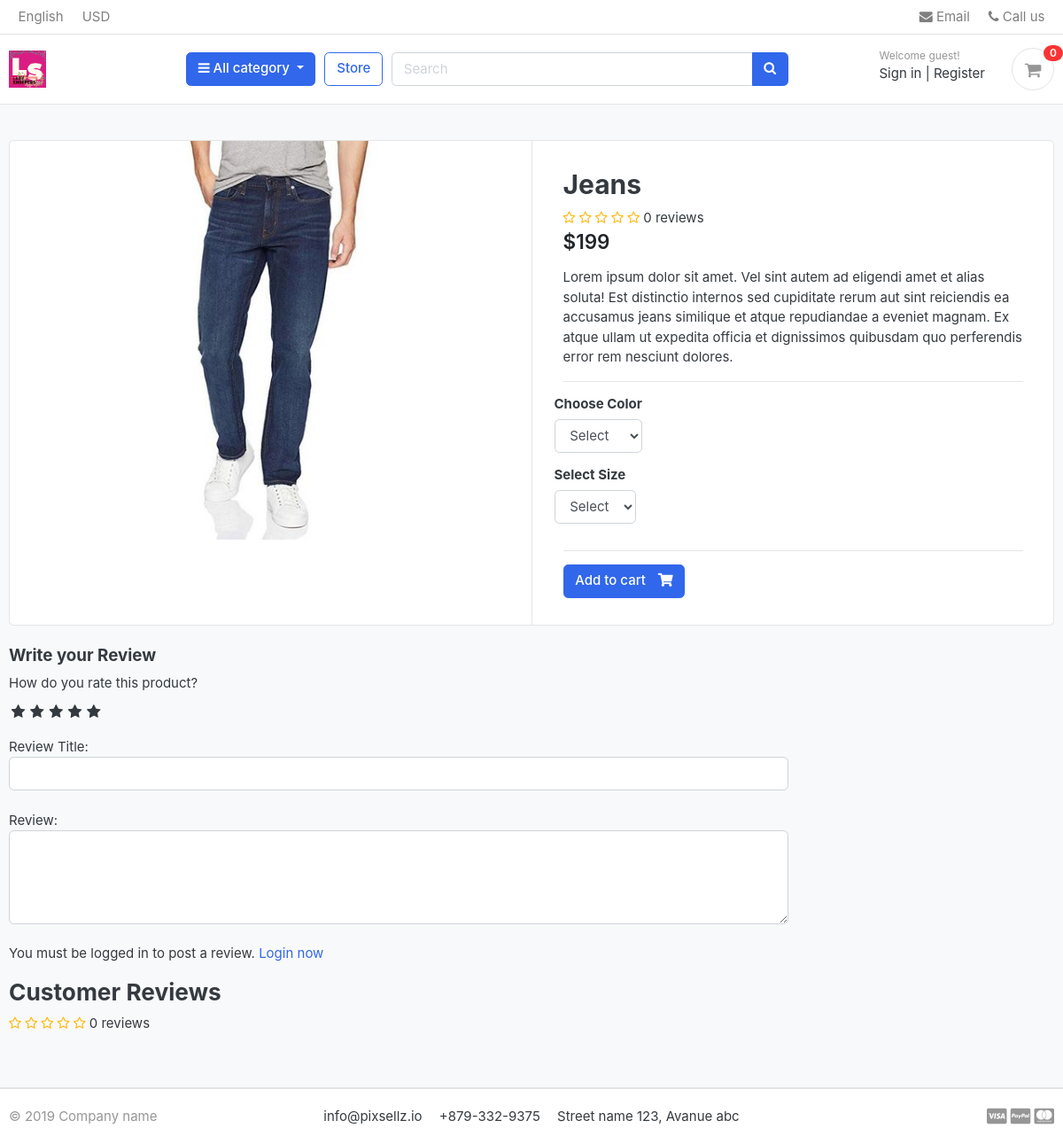
/store/category/shirts/jeans/, run on the app's committed database.
### store/models.py (models this page shows, shortened)
class Product(models.Model):
    product_name    = models.CharField(max_length=200, unique=True)
    slug            = models.SlugField(max_length=200, unique=True)
    description     = models.TextField(max_length=500, blank=True)
    price           = models.IntegerField()
    Images          = models.ImageField(upload_to='photos/products',)
    stock           = models.IntegerField()
    is_available    = models.BooleanField(default=True)
    category        = models.ForeignKey(Category, on_delete=models.CASCADE)
    created_date    = models.DateTimeField(auto_now_add=True)
    modified_date   = models.DateTimeField(auto_now=True)
    def averageReview(self):
        reviews = ReviewRating.objects.filter(product=self, status=True).aggregate(average=Avg('rating'))
        avg = 0
        if reviews['average'] is not None:
            avg = float(reviews['average'])
        return avg
    def countReview(self):
        reviews = ReviewRating.objects.filter(product=self, status=True).aggregate(count=Count('id'))
        count = 0
        if reviews['count'] is not None:
            count = int(reviews['count'])
        return count

### store/views.py (the view)
# urls.py: path('category/<slug:category_slug>/<slug:product_slug>/', views.product_detail,name='product_detail'),
def product_detail(request, category_slug, product_slug):
    try:
        single_product = Product.objects.get(category__slug=category_slug, slug=product_slug)
        in_cart = CartItem.objects.filter(cart__cart_id=_cart_id(request), product=single_product).exists()
    except Exception as e:
        raise e
    if request.user.is_authenticated:
        try:
            orderproduct = OrderProduct.objects.filter(user=request.user, product_id=single_product.id).exists()
        except OrderProduct.DoesNotExist:
            orderproduct = None
    else:
        orderproduct = None
    reviews = ReviewRating.objects.filter(product_id=single_product.id, status=True)
    context = {
        'single_product': single_product,
        'in_cart'       : in_cart,
        'orderproduct': orderproduct,
        'reviews': reviews,
    }
    return render(request, 'store/product_detail.html', context)

### carts/context_processors.py (called while the page is built)
def counter(request):
    cart_count = 0
    if 'admin' in request.path:
        return{}
    else:
        try:
            cart = Cart.objects.filter(cart_id=_cart_id(request))
            if request.user.is_authenticated:
                cart_items = CartItem.objects.all().filter(user=request.user)
            else:
                cart_items = CartItem.objects.all().filter(cart=cart[:1])
            for cart_item in cart_items:
                cart_count += cart_item.quantity
        except Cart.DoesNotExist:
            cart_count = 0
    return dict(cart_count=cart_count)

### carts/views.py (called while the page is built)
def _cart_id(request):                         # there is nothing special about this private function -its the coding standard of puppet principle
    cart = request.session.session_key
    if not cart:
        cart = request.session.create()
    return cart

### category/context_processors.py (called while the page is built)
def menu_links(request):
    links = Category.objects.all()
    return dict(links=links)

### category/models.py (called while the page is built)
    def get_url(self):
               return reverse('products_by_category', args=[self.slug])

### store/models.py (called while the page is built)
    def colors(self):
        return super(VariationManager,self).filter(variation_category='color', is_active=True)

    def sizes(self):
        return super(VariationManager, self).filter(variation_category='size', is_active=True)

### templates/store/product_detail.html (shortened to what this page needs)
{% extends 'base.html' %}
{% load static %}
{% block content %}
<section class="section-content padding-y bg">
<div class="container">
<div class="card">
	<div class="row no-gutters">
		<aside class="col-md-6">
<article class="gallery-wrap">
	<div class="img-big-wrap">
	   <a href="#"><img src="{{ single_product.Images.url }}"></a>
	</div>
</article>
		</aside>
		<main class="col-md-6 border-left">
			<form class="" action="{% url 'add_cart' single_product.id %}" method="POST">
				<article class="content-body">
				<h2 class="title">{{ single_product.product_name }}</h2>
				<div class="rating-star">
					<span>
						<i class="fa fa-star{% if single_product.averageReview < 0.5 %}-o{% elif single_product.averageReview >= 0.5 and single_product.averageReview < 1 %}-half-o {% endif %}" aria-hidden="true"></i>
						<i class="fa fa-star{% if single_product.averageReview < 1.5 %}-o{% elif single_product.averageReview >= 1.5 and single_product.averageReview < 2 %}-half-o {% endif %}" aria-hidden="true"></i>
						<i class="fa fa-star{% if single_product.averageReview < 2.5 %}-o{% elif single_product.averageReview >= 2.5 and single_product.averageReview < 3 %}-half-o {% endif %}" aria-hidden="true"></i>
						<i class="fa fa-star{% if single_product.averageReview < 3.5 %}-o{% elif single_product.averageReview >= 3.5 and single_product.averageReview < 4 %}-half-o {% endif %}" aria-hidden="true"></i>
						<i class="fa fa-star{% if single_product.averageReview < 4.5 %}-o{% elif single_product.averageReview >= 4.5 and single_product.averageReview < 5 %}-half-o {% endif %}" aria-hidden="true"></i>
				<span>{{single_product.countReview}} reviews</span>
						</span>
				</div>
				<div class="mb-3">
					<var class="price h4">${{single_product.price}}</var>
				</div>
				<p>{{ single_product.description }}</p>
				<hr>
					<div class="row">
						<div class="item-option-select">
							<h6>Choose Color</h6>
								<select name="color" class="form-control" required>
									<option value="" disabled selected>Select</option>
								</select>
						</div>
					</div>
					<div class="row">
						<div class="item-option-select">
							<h6>Select Size</h6>
								<select name="size" class="form-control" required>
									<option value="" disabled selected>Select</option>
								</select>
						</div>
					</div>
					<hr>
					{% if single_product.stock <= 0 %}
					  <h5 class="text-danger">Out of Stock</h5>
					  {% else %}
					     <button type='submit'  class="btn  btn-primary"> <span class="text">Add to cart</span> <i class="fas fa-shopping-cart"></i>  </button>
						{% endif %}
				</article>
			</form>
		</main>
	</div>
</div>
<br>
<div class="row">
			<div class="col-md-9">
	<form class="% url 'submit_review' single_product.id %}" action="" method="post">
		<h5>Write your Review</h5>
		<div>
			<label>How do you rate this product?</label>
				<br>
				<div class="rate">
					<input type="radio" name="rating" id="rating10" value="5" required /><label for="rating10" title="5"></label>
					<input type="radio" name="rating" id="rating8" value="4" required /><label for="rating8" title="4"></label>
					<input type="radio" name="rating" id="rating6" value="3" required /><label for="rating6" title="3"></label>
					<input type="radio" name="rating" id="rating4" value="2" required /><label for="rating4" title="2"></label>
					<input type="radio" name="rating" id="rating2" value="1" required /><label for="rating2" title="1"></label>
				</div>
<br>
			Review Title:
			<input type="text" class="form-control" name="subject">
			<br>
			Review:
			<textarea name="review" rows="4" class="form-control"></textarea>
			<br>
			{% if user.is_authenticated %}
			  {% if orderproduct %}
								<input type="submit" value="Submit Review" class="btn btn-primary">
							{% else %}
								<p>You must purchase this product to post a review.</p>
							{% endif %}
						{% else %}
						<p>You must be logged in to post a review. <span><a href="{% url 'login' %}">Login now</a></span></p>
						{% endif %}
		</div>
	</form>
	<header class="section-heading">
	<h3>Customer Reviews </h3>
	<div class="rating-star">
		<span>
			<i class="fa fa-star{% if single_product.averageReview < 0.5 %}-o{% elif single_product.averageReview >= 0.5 and single_product.averageReview < 1 %}-half-o {% endif %}" aria-hidden="true"></i>
			<i class="fa fa-star{% if single_product.averageReview < 1.5 %}-o{% elif single_product.averageReview >= 1.5 and single_product.averageReview < 2 %}-half-o {% endif %}" aria-hidden="true"></i>
			<i class="fa fa-star{% if single_product.averageReview < 2.5 %}-o{% elif single_product.averageReview >= 2.5 and single_product.averageReview < 3 %}-half-o {% endif %}" aria-hidden="true"></i>
			<i class="fa fa-star{% if single_product.averageReview < 3.5 %}-o{% elif single_product.averageReview >= 3.5 and single_product.averageReview < 4 %}-half-o {% endif %}" aria-hidden="true"></i>
			<i class="fa fa-star{% if single_product.averageReview < 4.5 %}-o{% elif single_product.averageReview >= 4.5 and single_product.averageReview < 5 %}-half-o {% endif %}" aria-hidden="true"></i>
	<span>{{single_product.countReview}} reviews</span>
			</span>
	</div>
</header>
	</div>
</div>
</div>
</section>
{% endblock %}

### static/css/ui.css (style rules this page uses)
html { font-family: "Inter", sans-serif; font-size: 15px; }
.content-body { flex: 1 1 auto; padding: 2rem 2.3rem; }
.padding-y { padding-top: 40px; padding-bottom: 40px; }
var { font-style: normal; }
article:after, .form-group:after { display: block; clear: both; content: ""; }
.bg { background-color: #f8f9fa; }
.section-heading { margin-bottom: 20px; margin-top: 15px; }
p:last-child { margin-bottom: 0; }
.btn .text + i { margin-left: 10px; }
.price { font-weight: 600; color: #212529; }
.gallery-wrap .img-big-wrap { margin-bottom: 10px; border-radius: 0.37rem; overflow: hidden; background-color: #fff; }
.gallery-wrap .img-big-wrap a { text-align: center; display: block; }
.gallery-wrap .img-big-wrap img { height: 450px; width: auto; display: inline-block; }
.item-option-select { margin-bottom: 1rem; display: inline-block; margin-right: 15px; }

### ladyshoppers/static/css/custom.css (style rules this page uses)
.rate { display: inline-block;; border: 0; }
.rate > label { float: right; }
.rate > label:before { display: inline-block; font-size: 1.1rem; font-family: FontAwesome; content: "\f005"; margin:0; padding:0.3rem .2rem; cursor: pointer; }
.rating-star i { color: #ffb503 !important; }

### data on the page
Product: Images (picture), product_name "Jeans", countReview "0", price "199", description "Lorem ipsum dolor sit amet. Vel sint autem ad eligendi amet et alias soluta! Est distinctio internos sed cupiditate rerum aut sint reiciendis ea accusamus jeans similique et atque repudiandae a eveniet magnam. Ex atque ullam ut expedita officia et dignissimos quibusdam quo perferendis error rem nesciunt dolores."

### other printed values
{{ cart_count }} "0"
